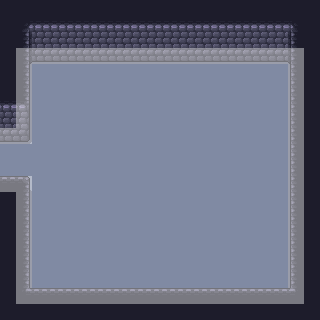

A 2D game scene composited from a Tiled map and its tileset images. What follows is a short description and the map's XML, with every tile layer's data as written:
An orthogonal 20x20 tile map with 16x16 px tiles, 5 tile layers (Floor, Walls, Overlay, Objects, ...), 2 tilesets.

<map version="1.10" tiledversion="1.11.2" orientation="orthogonal" renderorder="right-down" width="20" height="20" tilewidth="16" tileheight="16" infinite="0" nextlayerid="6" nextobjectid="1">
 <editorsettings>
  <export target="../../Dungeon-Bullet-Hell/Assets/Maps/Rooms/1_Room_W_01.csv" format="csv" />
 </editorsettings>
 <tileset firstgid="1" source="../WallsFloor.tsx" />
 <tileset firstgid="300" source="../Collisions.tsx" />
 <layer id="1" name="Floor" width="20" height="20">
  <data encoding="csv">
80,80,80,80,80,80,80,80,80,80,80,80,80,80,80,80,80,80,80,80,
80,80,80,80,80,80,80,80,80,80,80,80,80,80,80,80,80,80,80,80,
80,80,80,80,80,80,80,80,80,80,80,80,80,80,80,80,80,80,80,80,
80,80,80,80,80,80,80,80,80,80,80,80,80,80,80,80,80,80,80,80,
80,80,80,80,80,80,80,80,80,80,80,80,80,80,80,80,80,80,80,80,
80,80,80,80,80,80,80,80,80,80,80,80,80,80,80,80,80,80,80,80,
80,80,80,80,80,80,80,80,80,80,80,80,80,80,80,80,80,80,80,80,
80,80,80,80,80,80,80,80,80,80,80,80,80,80,80,80,80,80,80,80,
80,80,80,80,80,80,80,80,80,80,80,80,80,80,80,80,80,80,80,80,
80,80,80,80,80,80,80,80,80,80,80,80,80,80,80,80,80,80,80,80,
80,80,80,80,80,80,80,80,80,80,80,80,80,80,80,80,80,80,80,80,
80,80,80,80,80,80,80,80,80,80,80,80,80,80,80,80,80,80,80,80,
80,80,80,80,80,80,80,80,80,80,80,80,80,80,80,80,80,80,80,80,
80,80,80,80,80,80,80,80,80,80,80,80,80,80,80,80,80,80,80,80,
80,80,80,80,80,80,80,80,80,80,80,80,80,80,80,80,80,80,80,80,
80,80,80,80,80,80,80,80,80,80,80,80,80,80,80,80,80,80,80,80,
80,80,80,80,80,80,80,80,80,80,80,80,80,80,80,80,80,80,80,80,
80,80,80,80,80,80,80,80,80,80,80,80,80,80,80,80,80,80,80,80,
80,80,80,80,80,80,80,80,80,80,80,80,80,80,80,80,80,80,80,80,
80,80,80,80,80,80,80,80,80,80,80,80,80,80,80,80,80,80,80,80
</data>
 </layer>
 <layer id="2" name="Walls" width="20" height="20">
  <data encoding="csv">
15,15,15,15,15,15,15,15,15,15,15,15,15,15,15,15,15,15,15,15,
15,4,28,28,28,28,28,28,28,28,28,28,28,28,28,28,28,28,6,15,
15,17,41,41,41,41,41,41,41,41,41,41,41,41,41,41,41,41,19,15,
15,30,54,54,54,54,54,54,54,54,54,54,54,54,54,54,54,54,32,15,
15,16,0,0,0,0,0,0,0,0,0,0,0,0,0,0,0,0,14,15,
15,16,0,0,0,0,0,0,0,0,0,0,0,0,0,0,0,0,14,15,
28,29,0,0,0,0,0,0,0,0,0,0,0,0,0,0,0,0,14,15,
41,42,0,0,0,0,0,0,0,0,0,0,0,0,0,0,0,0,14,15,
54,55,0,0,0,0,0,0,0,0,0,0,0,0,0,0,0,0,14,15,
0,0,0,0,0,0,0,0,0,0,0,0,0,0,0,0,0,0,14,15,
0,0,0,0,0,0,0,0,0,0,0,0,0,0,0,0,0,0,14,15,
2,3,0,0,0,0,0,0,0,0,0,0,0,0,0,0,0,0,14,15,
15,16,0,0,0,0,0,0,0,0,0,0,0,0,0,0,0,0,14,15,
15,16,0,0,0,0,0,0,0,0,0,0,0,0,0,0,0,0,14,15,
15,16,0,0,0,0,0,0,0,0,0,0,0,0,0,0,0,0,14,15,
15,16,0,0,0,0,0,0,0,0,0,0,0,0,0,0,0,0,14,15,
15,16,0,0,0,0,0,0,0,0,0,0,0,0,0,0,0,0,14,15,
15,16,0,0,0,0,0,0,0,0,0,0,0,0,0,0,0,0,14,15,
15,43,2,2,2,2,2,2,2,2,2,2,2,2,2,2,2,2,45,15,
15,15,15,15,15,15,15,15,15,15,15,15,15,15,15,15,15,15,15,15
</data>
 </layer>
 <layer id="3" name="Overlay" width="20" height="20">
  <data encoding="csv">
0,0,0,0,0,0,0,0,0,0,0,0,0,0,0,0,0,0,0,0,
0,0,0,0,0,0,0,0,0,0,0,0,0,0,0,0,0,0,0,0,
0,0,0,0,0,0,0,0,0,0,0,0,0,0,0,0,0,0,0,0,
0,0,0,0,0,0,0,0,0,0,0,0,0,0,0,0,0,0,0,0,
0,0,0,0,0,0,0,0,0,0,0,0,0,0,0,0,0,0,0,0,
0,0,0,0,0,0,0,0,0,0,0,0,0,0,0,0,0,0,0,0,
0,0,0,0,0,0,0,0,0,0,0,0,0,0,0,0,0,0,0,0,
0,0,0,0,0,0,0,0,0,0,0,0,0,0,0,0,0,0,0,0,
0,0,0,0,0,0,0,0,0,0,0,0,0,0,0,0,0,0,0,0,
0,0,0,0,0,0,0,0,0,0,0,0,0,0,0,0,0,0,0,0,
0,0,0,0,0,0,0,0,0,0,0,0,0,0,0,0,0,0,0,0,
0,0,0,0,0,0,0,0,0,0,0,0,0,0,0,0,0,0,0,0,
0,0,0,0,0,0,0,0,0,0,0,0,0,0,0,0,0,0,0,0,
0,0,0,0,0,0,0,0,0,0,0,0,0,0,0,0,0,0,0,0,
0,0,0,0,0,0,0,0,0,0,0,0,0,0,0,0,0,0,0,0,
0,0,0,0,0,0,0,0,0,0,0,0,0,0,0,0,0,0,0,0,
0,0,0,0,0,0,0,0,0,0,0,0,0,0,0,0,0,0,0,0,
0,0,0,0,0,0,0,0,0,0,0,0,0,0,0,0,0,0,0,0,
0,0,0,0,0,0,0,0,0,0,0,0,0,0,0,0,0,0,0,0,
0,0,0,0,0,0,0,0,0,0,0,0,0,0,0,0,0,0,0,0
</data>
 </layer>
 <layer id="4" name="Objects" width="20" height="20">
  <data encoding="csv">
0,0,0,0,0,0,0,0,0,0,0,0,0,0,0,0,0,0,0,0,
0,0,0,0,0,0,0,0,0,0,0,0,0,0,0,0,0,0,0,0,
0,0,0,0,0,0,0,0,0,0,0,0,0,0,0,0,0,0,0,0,
0,0,0,0,0,0,0,0,0,0,0,0,0,0,0,0,0,0,0,0,
0,0,0,0,0,0,0,0,0,0,0,0,0,0,0,0,0,0,0,0,
0,0,0,0,0,0,0,0,0,0,0,0,0,0,0,0,0,0,0,0,
0,0,0,0,0,0,0,0,0,0,0,0,0,0,0,0,0,0,0,0,
0,0,0,0,0,0,0,0,0,0,0,0,0,0,0,0,0,0,0,0,
0,0,0,0,0,0,0,0,0,0,0,0,0,0,0,0,0,0,0,0,
0,0,0,0,0,0,0,0,0,0,0,0,0,0,0,0,0,0,0,0,
0,0,0,0,0,0,0,0,0,0,0,0,0,0,0,0,0,0,0,0,
0,0,0,0,0,0,0,0,0,0,0,0,0,0,0,0,0,0,0,0,
0,0,0,0,0,0,0,0,0,0,0,0,0,0,0,0,0,0,0,0,
0,0,0,0,0,0,0,0,0,0,0,0,0,0,0,0,0,0,0,0,
0,0,0,0,0,0,0,0,0,0,0,0,0,0,0,0,0,0,0,0,
0,0,0,0,0,0,0,0,0,0,0,0,0,0,0,0,0,0,0,0,
0,0,0,0,0,0,0,0,0,0,0,0,0,0,0,0,0,0,0,0,
0,0,0,0,0,0,0,0,0,0,0,0,0,0,0,0,0,0,0,0,
0,0,0,0,0,0,0,0,0,0,0,0,0,0,0,0,0,0,0,0,
0,0,0,0,0,0,0,0,0,0,0,0,0,0,0,0,0,0,0,0
</data>
 </layer>
 <layer id="5" name="Colls" width="20" height="20" opacity="0.41">
  <data encoding="csv">
0,0,0,0,0,0,0,0,0,0,0,0,0,0,0,0,0,0,0,0,
0,0,0,0,0,0,0,0,0,0,0,0,0,0,0,0,0,0,0,0,
0,0,0,0,0,0,0,0,0,0,0,0,0,0,0,0,0,0,0,0,
0,300,300,300,300,300,300,300,300,300,300,300,300,300,300,300,300,300,300,0,
0,300,0,0,0,0,0,0,0,0,0,0,0,0,0,0,0,0,300,0,
0,300,0,0,0,0,0,0,0,0,0,0,0,0,0,0,0,0,300,0,
0,300,0,0,0,0,0,0,0,0,0,0,0,0,0,0,0,0,300,0,
0,300,0,0,0,0,0,0,0,0,0,0,0,0,0,0,0,0,300,0,
300,300,0,0,0,0,0,0,0,0,0,0,0,0,0,0,0,0,300,0,
0,0,0,0,0,0,0,0,0,0,0,0,0,0,0,0,0,0,300,0,
0,0,0,0,0,0,0,0,0,0,0,0,0,0,0,0,0,0,300,0,
300,300,0,0,0,0,0,0,0,0,0,0,0,0,0,0,0,0,300,0,
0,300,0,0,0,0,0,0,0,0,0,0,0,0,0,0,0,0,300,0,
0,300,0,0,0,0,0,0,0,0,0,0,0,0,0,0,0,0,300,0,
0,300,0,0,0,0,0,0,0,0,0,0,0,0,0,0,0,0,300,0,
0,300,0,0,0,0,0,0,0,0,0,0,0,0,0,0,0,0,300,0,
0,300,0,0,0,0,0,0,0,0,0,0,0,0,0,0,0,0,300,0,
0,300,0,0,0,0,0,0,0,0,0,0,0,0,0,0,0,0,300,0,
0,300,300,300,300,300,300,300,300,300,300,300,300,300,300,300,300,300,300,0,
0,0,0,0,0,0,0,0,0,0,0,0,0,0,0,0,0,0,0,0
</data>
 </layer>
</map>
